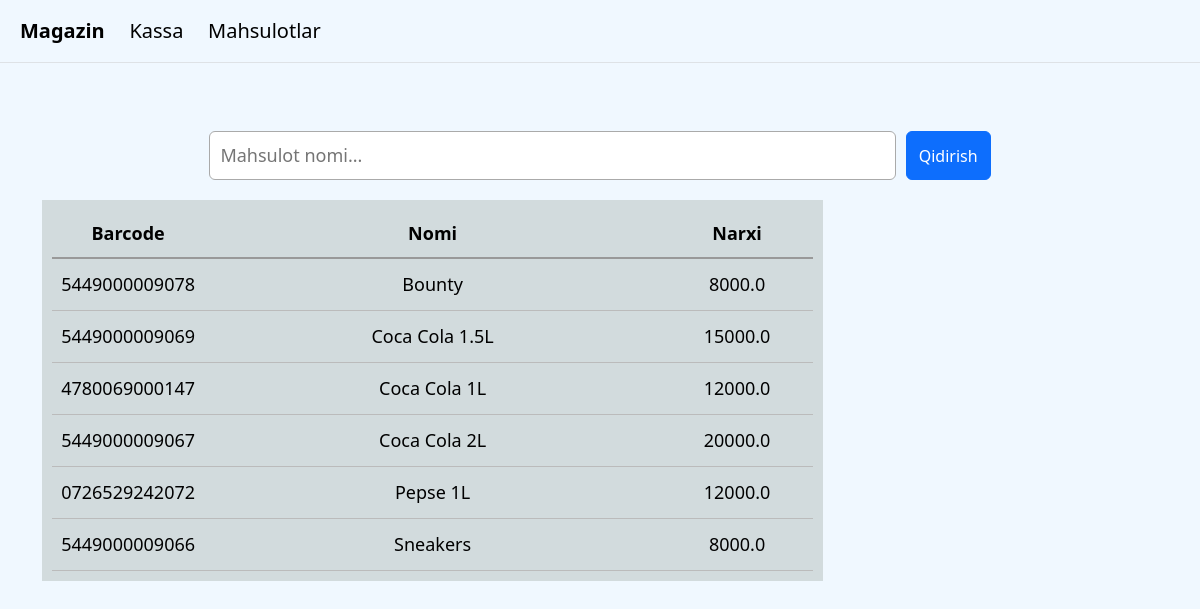
Page /products on the committed database.
### tables this page shows
CREATE TABLE products (
    id INTEGER PRIMARY KEY AUTOINCREMENT,
    barcode TEXT UNIQUE NOT NULL,
    name TEXT NOT NULL,
    price REAL NOT NULL);

### app.py (the view)
@app.route("/products")
def products():
    conn = sqlite3.connect("store.db")
    conn.row_factory = sqlite3.Row
    cursor = conn.cursor()
    query = request.args.get("q")
    if query:
        products = cursor.execute("SELECT barcode,name,price FROM products WHERE name LIKE ? ORDER BY name ASC",("%"+query+"%",)).fetchall()
    else:
        products = cursor.execute("SELECT barcode,name,price FROM products ORDER BY name ASC").fetchall()
    conn.close()
    return render_template("products.html",products = products)

### templates/products.html (shortened to what this page needs)
{% extends "layout.html" %}
{% block main %}
<form method="GET" action="/products" class="search-form">
    <input type="text" name="q" placeholder="Mahsulot nomi..." value="{{request.args.get('q','')}}">
    <button class="btn btn-primary" type="submit">Qidirish</button>
</form>
<div class="products-container">
    <div class="product-header">
        <span>Barcode</span>
        <span>Nomi</span>
        <span>Narxi</span>
    </div>
    {% for product in products %}
    <div class="product-item">
        <span>{{product.barcode}}</span>
        <span>{{product.name}}</span>
        <span>{{product.price}}</span>
    </div>
    {% endfor %}
</div>
{% endblock %}

### static/styles.css (style rules this page uses)
body { background-color: aliceblue; color: black; font-size: large; }
.sales-container, .products-container { background-color:#d2dbdd; height: auto; width: 70%; display: flex; flex-direction: column; padding: 10px; }
.sales-header, .product-header { display: flex; justify-content: space-between; font-weight: bold; padding: 10px 0; border-bottom: 2px solid #999; }
.sale-item, .product-item { display: flex; justify-content: space-between; padding: 12px 0; border-bottom: 1px solid #bbb; }
.sales-container span, .products-container span { width: 20%; text-align: center; }
.search-form { width: 70%; margin: 20px auto; display: flex; gap: 10px; }
.search-form input { flex: 1; padding: 10px; border-radius: 6px; border: 1px solid #aaa; }

### rows in the picture
products: barcode "5449000009078", name "Bounty", price "8000.0"
products: barcode "5449000009069", name "Coca Cola 1.5L", price "15000.0"
products: barcode "4780069000147", name "Coca Cola 1L", price "12000.0"
products: barcode "5449000009067", name "Coca Cola 2L", price "20000.0"
products: barcode "0726529242072", name "Pepse 1L", price "12000.0"
products: barcode "5449000009066", name "Sneakers", price "8000.0"
